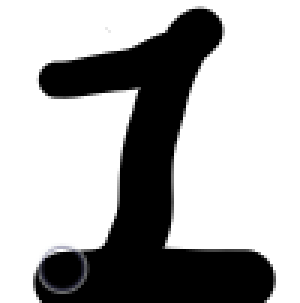
#> input picture data/one.png, 100 x 101 px, found by its file name (shown 3 times larger)
$ python -i pic_data.py   (imports and definitions only)
#> lines starting #> are read from the running program, lines starting #| are printed output that depends on the picture
from PIL import Image
from numpy import asarray

def get_pic_data() : # обучающие данные
    img = Image.open('data\one.png').convert('L')
    one = asarray(img).flatten()
#> one = 10100 values, max 255 at index 0, min 0 at index 364, mean 172.7
    img = Image.open('data\ones.png').convert('L')
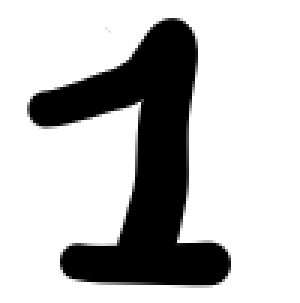
#> input picture data/ones.png, 100 x 101 px, found by its file name (shown 3 times larger)
    one1 = asarray(img).flatten()
#> one1 = 10100 values, max 255 at index 0, min 0 at index 754, mean 190.9
    img = Image.open('data\wo.png').convert('L')
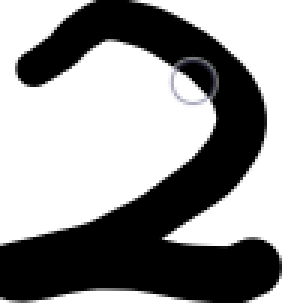
#> input picture data/wo.png, 100 x 101 px, found by its file name (shown 3 times larger)
    two = asarray(img).flatten()
#> two = 10100 values, max 255 at index 0, min 0 at index 33, mean 151.4
    img = Image.open('data\ee.png').convert('L')
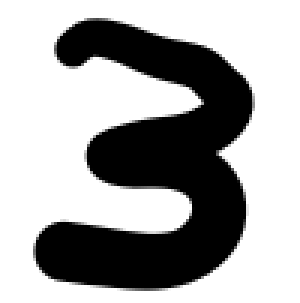
#> input picture data/ee.png, 100 x 101 px, found by its file name (shown 3 times larger)
    tree = asarray(img).flatten()
#> tree = 10100 values, max 255 at index 0, min 0 at index 728, mean 166.5
    img = Image.open('data\our.png').convert('L')
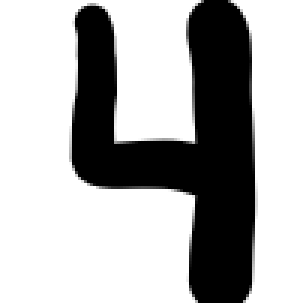
#> input picture data/our.png, 100 x 101 px, found by its file name (shown 3 times larger)
    four = asarray(img).flatten()
#> four = 10100 values, max 255 at index 0, min 0 at index 68, mean 174
#> (the run stopped early here; a loop or call above may not have finished)
